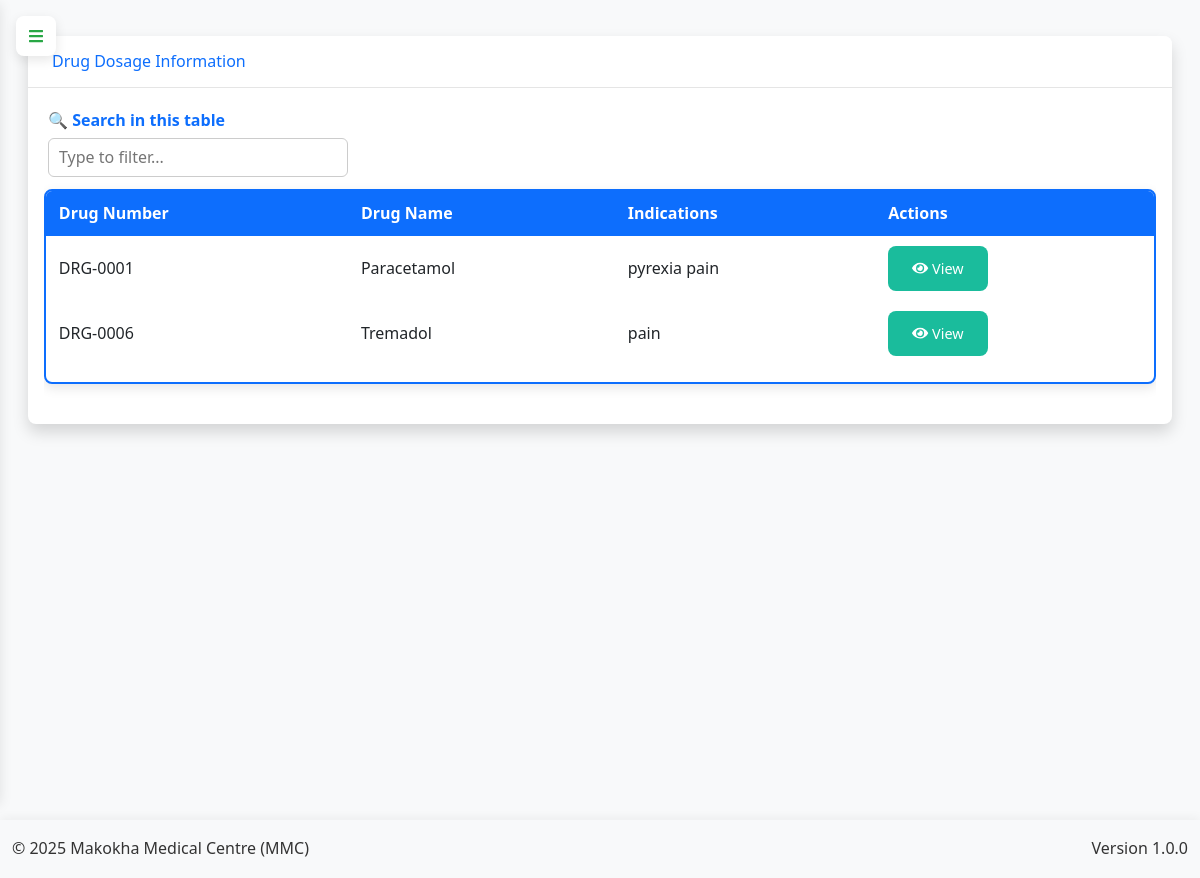
Screenshot of /pharmacist/dosage (signed in) with the database file from the repository.
### app.py (models this page shows, shortened)
class DrugDosage(db.Model):
    id = db.Column(db.Integer, primary_key=True)
    drug_id = db.Column(db.Integer, db.ForeignKey('drug.id'), nullable=False)
    indication = db.Column(db.Text)
    contraindication = db.Column(db.Text)
    interaction = db.Column(db.Text)
    side_effects = db.Column(db.Text)
    dosage_peds = db.Column(db.Text)
    dosage_adults = db.Column(db.Text)
    dosage_geriatrics = db.Column(db.Text)
    important_notes = db.Column(db.Text)
    created_at = db.Column(db.DateTime, default=lambda: datetime.now(timezone.utc))
    updated_at = db.Column(db.DateTime, default=lambda: datetime.now(timezone.utc), onupdate=lambda: datetime.now(timezone.utc))
    drug = db.relationship('Drug', backref='dosage')

class Drug(db.Model):
    id = db.Column(db.Integer, primary_key=True)
    drug_number = db.Column(db.String(50), unique=True, nullable=False)
    name = db.Column(db.String(100), nullable=False)
    specification = db.Column(db.String(200))
    buying_price = db.Column(db.Float, nullable=False)
    selling_price = db.Column(db.Float, nullable=False)
    stocked_quantity = db.Column(db.Integer, nullable=False)
    sold_quantity = db.Column(db.Integer, default=0)
    expiry_date = db.Column(db.Date, nullable=False)
    created_at = db.Column(db.DateTime, default=lambda: datetime.now(timezone.utc))
    updated_at = db.Column(db.DateTime, default=lambda: datetime.now(timezone.utc), onupdate=lambda: datetime.now(timezone.utc))
    @hybrid_property
    def remaining_quantity(self):
        return self.stocked_quantity - self.sold_quantity
    @hybrid_property
    def stock_status(self):
        if self.remaining_quantity == 0:
            return 'out-of-stock'
        elif self.remaining_quantity < 10:
            return 'low-stock'
        elif (self.expiry_date - date.today()).days < 30:
            return 'expiring-soon'
        return 'in-stock'

### app.py (the view)
@app.route('/pharmacist/dosage')
@login_required
def pharmacist_dosage():
    if current_user.role != 'pharmacist':
        flash('Unauthorized access', 'danger')
        return redirect(url_for('home'))
    dosages = DrugDosage.query.join(Drug).all()
    drugs = Drug.query.all()
    return render_template('pharmacist/dosage.html', dosages=dosages, drugs=drugs)

### app.py (called while the page is built, shortened)
@app.before_request
def initialize_data():
    global _first_request
    if not _first_request:
        return

@app.context_processor
def inject_current_date():
    return {'current_date': date.today().strftime('%Y-%m-%d')}

@app.context_processor
def inject_csrf_token():
    return dict(csrf_token=generate_csrf)

@app.context_processor
def utility_processor():
    def decrypt_data(encrypted_data):
        if not encrypted_data:
            return ""
        try:
            return Config.decrypt_data_static(encrypted_data)
        except:
            return "[Decryption Error]"
    return dict(decrypt_data=decrypt_data)

    @login_manager.user_loader
    def load_user(user_id):
        return db.session.get(User, int(user_id))

### templates/pharmacist/dosage.html (shortened to what this page needs)
{% extends "base.html" %}
{% block content %}
<div class="container-fluid">
    <div class="row">
        <div class="col-md-12">
            <div class="card shadow mb-4">
                <div class="card-header py-3 d-flex justify-content-between align-items-center">
                    <h6 class="m-0 font-weight-bold text-primary">Drug Dosage Information</h6>
                </div>
                <div class="card-body">
                    <div class="table-responsive">
                        <table class="table table-bordered" id="dosageTable" width="100%" cellspacing="0">
                            <thead>
                                <tr>
                                    <th>Drug Number</th>
                                    <th>Drug Name</th>
                                    <th>Indications</th>
                                    <th>Actions</th>
                                </tr>
                            </thead>
                            <tbody>
                                {% for dosage in dosages %}
                                <tr>
                                    <td>{{ dosage.drug.drug_number }}</td>
                                    <td>{{ dosage.drug.name }}</td>
                                    <td>{{ dosage.indication|truncate(100) if dosage.indication else 'N/A' }}</td>
                                    <td>
                                        <button class="btn btn-info btn-sm view-dosage" data-id="{{ dosage.id }}">
                                            <i class="fas fa-eye"></i> View
                                        </button>
                                    </td>
                                </tr>
                                {% endfor %}
                            </tbody>
                        </table>
                    </div>
                </div>
            </div>
        </div>
    </div>
</div>
{% endblock %}

### static/css/style.css (style rules this page uses)
:root { --primary-color: #3498db; --secondary-color: #2980b9; --success-color: #2ecc71; --danger-color: #e74c3c; --warning-color: #f39c12; --info-color: #1abc9c; --light-color: #ecf0f1; --dark-color: #2c3e50; --gray-color: #95a5a6; --white-color: #ffffff; --black-color: #000000; --sidebar-width: 250px; --sidebar-collapsed-width: 0; --top-bar-height: 60px; --shadow: 0 2px 10px rgba(0, 0, 0, 0.1); --transition: all 0.3s ease; }
* { margin: 0; padding: 0; box-sizing: border-box; font-family: 'Segoe UI', Tahoma, Geneva, Verdana, sans-serif; }
.btn { position: relative; z-index: auto; }
body { background-color: #f5f6fa; color: #333; line-height: 1.6; overflow-x: hidden; }
button, input, select, textarea { font-family: inherit; font-size: inherit; }
.btn { display: inline-block; padding: 8px 16px; border: none; border-radius: 4px; background-color: var(--primary-color); color: white; cursor: pointer; transition: var(--transition); }
.btn-sm { padding: 5px 10px; font-size: 0.9rem; }
.btn-info { background-color: var(--info-color); }

### templates/base.html (style rules this page uses)
:root { --sidebar-width: 260px; --sidebar-collapsed-width: 0px; --primary-color: #0d6efd; --primary-dark: #0a58ca; --secondary-color: #6c757d; --header-height: 60px; --transition-speed: 0.3s; --border-color: rgba(255, 255, 255, 0.1); --table-blue: #0d6efd; --table-white: #ffffff; --hamburger-red: #038d38ff; --hamburger-green: #28a745; --bg-light: #f8f9fa; --text-dark: #212529; --shadow: 0 4px 12px rgba(0, 0, 0, 0.1); --radius: 8px; }
body { background-color: var(--bg-light); font-family: 'Segoe UI', Tahoma, Geneva, Verdana, sans-serif; line-height: 1.6; padding-top: 20px; }
.card { border-radius: var(--radius); box-shadow: var(--shadow); border: none; margin-bottom: 1.5rem; }
.card-header { background-color: white; border-bottom: 1px solid rgba(0,0,0,0.1); font-weight: 600; padding: 1rem 1.5rem; border-radius: var(--radius) var(--radius) 0 0 !important; }
.table-container table { width: 100%; border-collapse: separate; border-spacing: 0; table-layout: auto; }
.table-container th { background-color: var(--table-blue) !important; color: var(--table-white) !important; position: sticky; top: 0; padding: 0.6rem 0.8rem; font-weight: 600; white-space: nowrap; border: none; text-align: left; z-index: 2; }
.table-container td { padding: 0.6rem 0.8rem; vertical-align: middle; border: none; white-space: nowrap; overflow: hidden; text-overflow: ellipsis; max-width: 250px; }
.table-container tbody tr { transition: background-color 0.2s; }
.btn { border-radius: var(--radius); padding: 0.75rem 1.5rem; font-weight: 500; transition: all 0.3s; }

### rows the page displays
DrugDosage: drug.drug_number "DRG-0001", drug.name "Paracetamol", indication "pyrexia pain"
DrugDosage: drug.drug_number "DRG-0006", drug.name "Tremadol", indication "pain"
